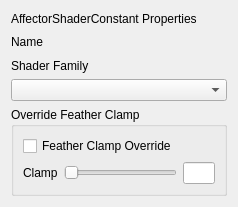
<?xml version="1.0" encoding="UTF-8"?>
<ui version="4.0">
 <class>AffectorShaderConstantForm</class>
 <widget class="QWidget" name="AffectorShaderConstantForm">
  <property name="geometry">
   <rect>
    <x>0</x>
    <y>0</y>
    <width>238</width>
    <height>207</height>
   </rect>
  </property>
  <property name="windowTitle">
   <string>Form</string>
  </property>
  <layout class="QVBoxLayout" name="verticalLayout">
   <item>
    <widget class="QLabel" name="affectorNameLabel">
     <property name="text">
      <string>AffectorShaderConstant Properties</string>
     </property>
    </widget>
   </item>
   <item>
    <layout class="QHBoxLayout" name="horizontalLayout">
     <item>
      <widget class="QLabel" name="nameLabel">
       <property name="text">
        <string>Name</string>
       </property>
      </widget>
     </item>
     <item>
      <widget class="QLabel" name="nameViewLabel">
       <property name="text">
        <string/>
       </property>
      </widget>
     </item>
     <item>
      <spacer name="horizontalSpacer">
       <property name="orientation">
        <enum>Qt::Horizontal</enum>
       </property>
       <property name="sizeHint" stdset="0">
        <size>
         <width>40</width>
         <height>20</height>
        </size>
       </property>
      </spacer>
     </item>
    </layout>
   </item>
   <item>
    <widget class="QLabel" name="label">
     <property name="text">
      <string>Shader Family</string>
     </property>
    </widget>
   </item>
   <item>
    <widget class="QComboBox" name="comboBox"/>
   </item>
   <item>
    <widget class="QGroupBox" name="overrideFeatherGroup">
     <property name="title">
      <string>Override Feather Clamp</string>
     </property>
     <layout class="QGridLayout" name="gridLayout">
      <item row="1" column="0">
       <widget class="QLabel" name="clampLabel">
        <property name="text">
         <string>Clamp</string>
        </property>
       </widget>
      </item>
      <item row="1" column="1">
       <widget class="QSlider" name="clampSlider">
        <property name="orientation">
         <enum>Qt::Horizontal</enum>
        </property>
       </widget>
      </item>
      <item row="1" column="2">
       <widget class="QLineEdit" name="clampEdit"/>
      </item>
      <item row="0" column="0" colspan="2">
       <widget class="QCheckBox" name="featherClampOverrideCheckBox">
        <property name="text">
         <string>Feather Clamp Override</string>
        </property>
       </widget>
      </item>
     </layout>
    </widget>
   </item>
  </layout>
 </widget>
 <resources/>
 <connections/>
</ui>
